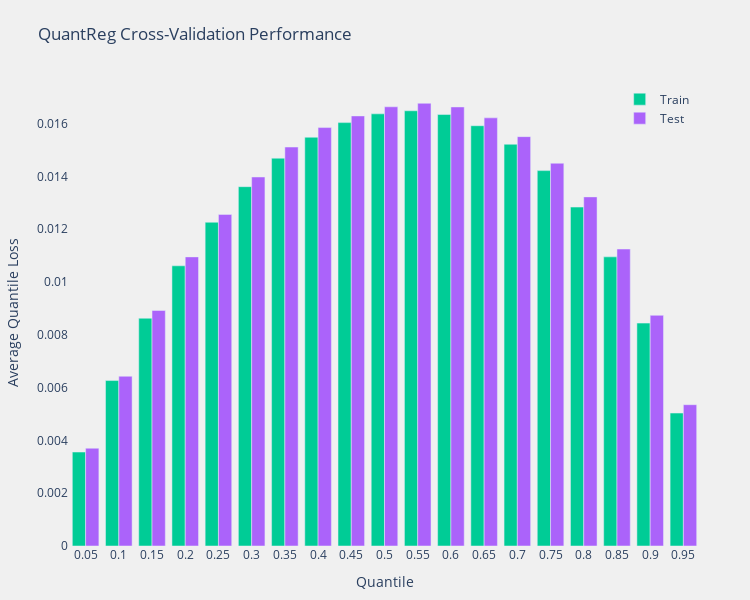

The code cell stored with this chart in its notebook:
### Code cell
# Plot the results
perf_results_viz = model_performance_results(
    results=quantreg_results,
    model_name="QuantReg",
    method_name="Cross-Validation Quantile Loss Average",
)
fig = perf_results_viz.plot(
    title="QuantReg Cross-Validation Performance",
)
fig.show()

### Figure 1 — Plotly figure (JSON) as saved in the notebook; plotly's stock layout.template omitted (floating-point values rounded to 4 significant figures)
{"data": [{"marker": {"color": "#00CC96"}, "name": "Train", "type": "bar", "x": ["0.05", "0.1", "0.15", "0.2", "0.25", "0.3", "0.35", "0.4", "0.45", "0.5", "0.55", "0.6", "0.65", "0.7", "0.75", "0.8", "0.85", "0.9", "0.95"], "y": [0.003559, 0.006266, 0.008625, 0.01061, 0.01226, 0.01361, 0.01469, 0.01548, 0.01604, 0.01637, 0.01648, 0.01634, 0.01592, 0.01522, 0.01422, 0.01284, 0.01095, 0.008441, 0.005035]}, {"marker": {"color": "#AB63FA"}, "name": "Test", "type": "bar", "x": ["0.05", "0.1", "0.15", "0.2", "0.25", "0.3", "0.35", "0.4", "0.45", "0.5", "0.55", "0.6", "0.65", "0.7", "0.75", "0.8", "0.85", "0.9", "0.95"], "y": [0.003702, 0.006428, 0.00892, 0.01095, 0.01256, 0.01398, 0.01511, 0.01585, 0.01629, 0.01663, 0.01677, 0.01663, 0.01622, 0.0155, 0.0145, 0.01322, 0.01125, 0.008736, 0.005352]}], "layout": {"barmode": "group", "height": 600, "legend": {"x": 0.99, "xanchor": "right", "y": 0.99, "yanchor": "top"}, "margin": {"b": 50, "l": 50, "r": 50, "t": 80}, "paper_bgcolor": "#F0F0F0", "plot_bgcolor": "#F0F0F0", "title": {"text": "QuantReg Cross-Validation Performance"}, "width": 750, "xaxis": {"showgrid": false, "title": {"text": "Quantile"}, "zeroline": false}, "yaxis": {"showgrid": false, "title": {"text": "Average Quantile Loss"}, "zeroline": false}}}
